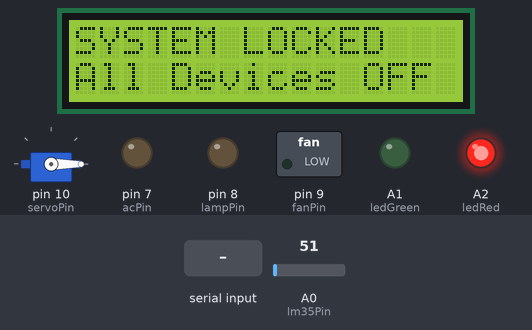
Simulated run of this sketch. Board: Arduino Uno, built with avr-gcc and run on an emulated ATmega328P. On the bench: 16×2 character LCD, servo, switched loads named in the sketch (green lamp = pin HIGH), output pins drawn as LEDs (lit = HIGH). The inputs (shaded band) are chosen by the test bench; at power-on: A0 (lm35Pin) = 51.

Above: at 1.2 s.
1.3 s: "1\n" received over Serial
At 2.5 s:
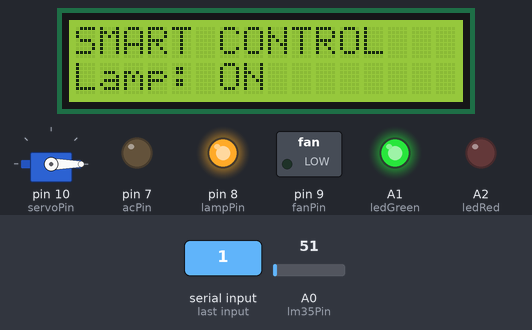
2.8 s: "LAMP_OFF\n" received over Serial
At 4.0 s:
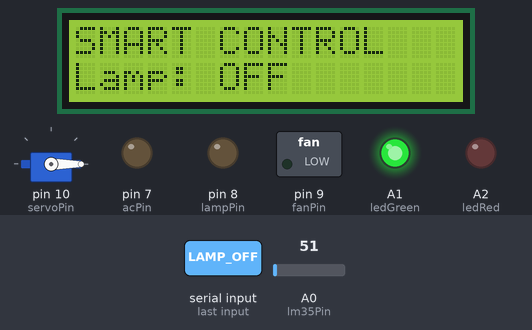
4.3 s: "2\n" received over Serial
At 4.9 s:
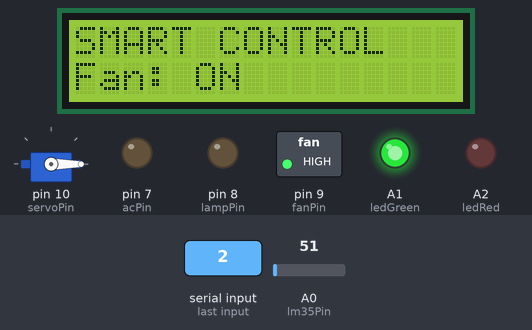
5.8 s: "W\n" received over Serial
At 7.0 s:
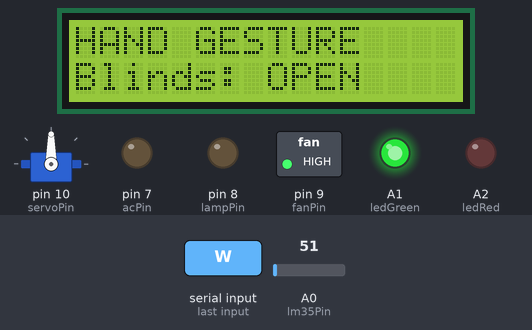
7.3 s: "FAN_OFF\n" received over Serial
At 8.5 s:
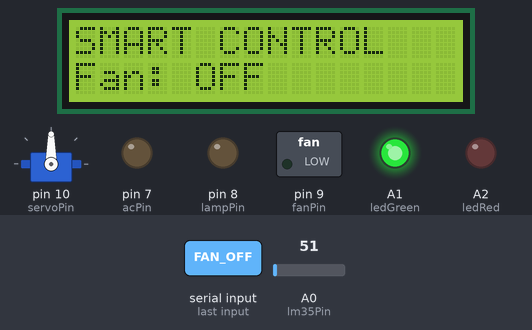
8.8 s: "L\n" received over Serial
At 9.6 s:
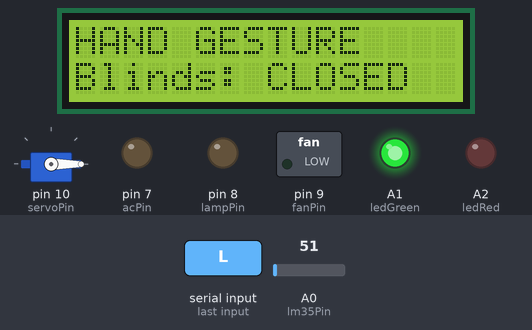
Timing chart, 0 to 11.3 s (numbered marks = the images above; inputs shaded):
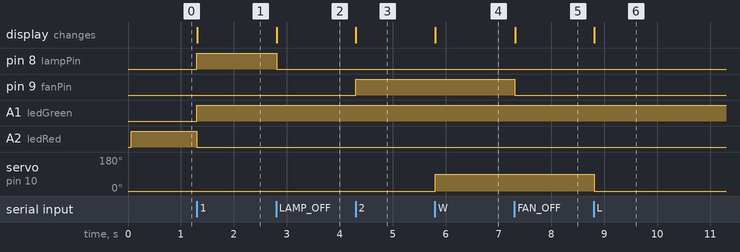

The sketch:

sketch_jun11a.ino
```cpp
#include <Servo.h>
#include <LiquidCrystal.h>

// 1. MÀN HÌNH LCD
LiquidCrystal lcd(12, 11, 5, 4, 3, 2);

// 2. KHAI BÁO CHÂN THIẾT BỊ
const int acPin    = 7;
const int lampPin  = 8;
const int fanPin   = 9;
const int servoPin = 10;
const int ledGreen = A1;
const int ledRed   = A2;

// CHÂN CẮM CẢM BIẾN NHIỆT ĐỘ LM35 (Cắm vào chân Analog A0)
const int lm35Pin  = A0;

Servo blindsServo;

// Biến lưu nhiệt độ
unsigned long lastRead = 0;
float currentTemp = 25.0;

void setup() {
  Serial.begin(9600);
  Serial.setTimeout(20);

  lcd.begin(16, 2);
  pinMode(acPin, OUTPUT);
  pinMode(lampPin, OUTPUT);
  pinMode(fanPin, OUTPUT);
  pinMode(servoPin, OUTPUT);
  pinMode(ledGreen, OUTPUT);
  pinMode(ledRed, OUTPUT);

  blindsServo.attach(servoPin);
  turnOffAll();
}

void turnOffAll() {
  digitalWrite(lampPin, LOW);
  digitalWrite(fanPin, LOW);
  digitalWrite(acPin, LOW);
  blindsServo.write(0);
  digitalWrite(ledGreen, LOW);
  digitalWrite(ledRed, HIGH);
  updateLCD("SYSTEM LOCKED", "All Devices OFF");
}

void updateLCD(String line1, String line2) {
  lcd.clear();
  lcd.setCursor(0, 0); lcd.print(line1);
  lcd.setCursor(0, 1); lcd.print(line2);
}

void loop() {
  // ==============================================================
  // 1. ĐỌC CẢM BIẾN LM35 MỖI 1 GIÂY (MƯỢT 100%, KHÔNG LAG)
  // ==============================================================
  if (millis() - lastRead > 1000) {
    int analogVal = analogRead(lm35Pin);

    // Công thức toán học chuyển đổi điện áp thành độ C cho LM35
    float t = analogVal * (5.0 / 1023.0) * 100.0;

    currentTemp = t;
    lastRead = millis();
  }

  // ==============================================================
  // 2. NHẬN LỆNH TỪ PYTHON VÀ ĐIỀU KHIỂN THIẾT BỊ
  // ==============================================================
  if (Serial.available() > 0) {
    String msg = Serial.readStringUntil('\n');
    msg.trim();

    if (msg != "0" && msg != "R") {
      digitalWrite(ledRed, LOW);
      digitalWrite(ledGreen, HIGH);
    }

    if (msg == "1" || msg == "LAMP_ON") {
      digitalWrite(lampPin, HIGH);
      updateLCD("SMART CONTROL", "Lamp: ON");
    }
    else if (msg == "LAMP_OFF") {
      digitalWrite(lampPin, LOW);
      updateLCD("SMART CONTROL", "Lamp: OFF");
    }
    else if (msg == "2" || msg == "FAN_ON") {
      digitalWrite(fanPin, HIGH);
      updateLCD("SMART CONTROL", "Fan: ON");
    }
    else if (msg == "FAN_OFF") {
      digitalWrite(fanPin, LOW);
      updateLCD("SMART CONTROL", "Fan: OFF");
    }
    else if (msg == "W") {
      blindsServo.write(90);
      updateLCD("HAND GESTURE", "Blinds: OPEN");
    }
    else if (msg == "L") {
      blindsServo.write(0);
      updateLCD("HAND GESTURE", "Blinds: CLOSED");
    }
    else if (msg == "AC_ON") {
      digitalWrite(acPin, HIGH);
      updateLCD("SMART HUB", "AC: ON");
    }
    else if (msg == "AC_OFF") {
      digitalWrite(acPin, LOW);
      updateLCD("SMART HUB", "AC: OFF");
    }
    else if (msg == "0") {
      turnOffAll();
    }

    // --- KHI PYTHON ĐÒI NHIỆT ĐỘ ĐỂ BỚM CHO AI ---
    else if (msg == "R") {
      Serial.print("TEMP_IN:");
      Serial.println(currentTemp); // Trả về nhiệt độ đo từ LM35
    }

    // --- KHI PYTHON RA LỆNH ĐỔI SỐ TRÊN LCD ---
    else if (msg.startsWith("SET:")) {
      if (msg.indexOf("OFF") > 0) {
        digitalWrite(acPin, LOW);
        updateLCD("SMART AC (AI)", "AC: OFF");
      } else {
        digitalWrite(acPin, HIGH);
        int firstColon = msg.indexOf(':');
        int secondColon = msg.indexOf(':', firstColon + 1);
        String tempValue = msg.substring(firstColon + 1, secondColon);
        updateLCD("SMART AC (AI)", "Target: " + tempValue + "C");
      }
    }
  }
}
```

Measured:
- after the input at 1.3 s, pin 8 (lampPin), A1 (ledGreen): LOW → HIGH at once; A2 (ledRed): HIGH → LOW at once; the display: changes at once (image 1)
- after the input at 2.8 s, pin 8 (lampPin): HIGH → LOW at once; the display: changes at once (image 2)
- after the input at 4.3 s, pin 9 (fanPin): LOW → HIGH at once; the display: changes at once (image 3)
- after the input at 5.8 s, servo on pin 10 (servoPin): 0° → 90° at once; the display: changes at once (image 4)
- after the input at 7.3 s, pin 9 (fanPin): HIGH → LOW at once; the display: changes at once (image 5)
- after the input at 8.8 s, servo on pin 10 (servoPin): 90° → 0° at once; the display: changes at once (image 6)
